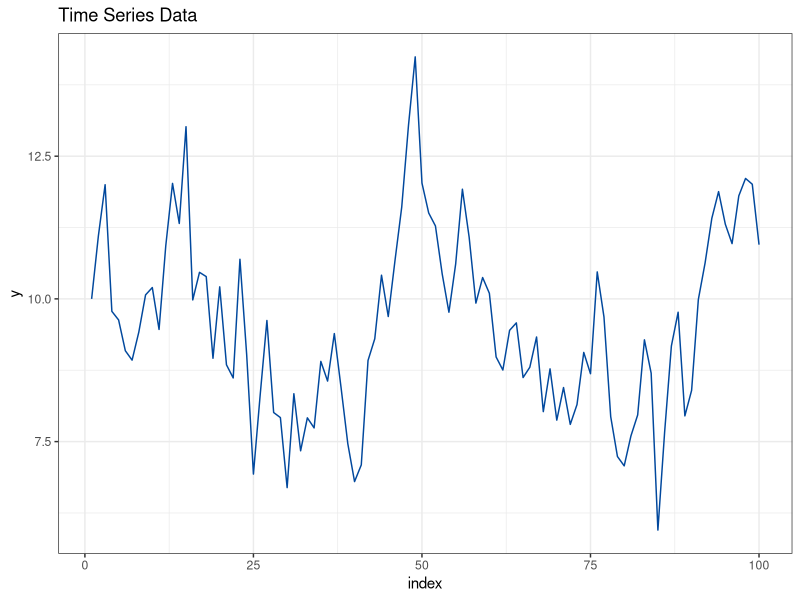
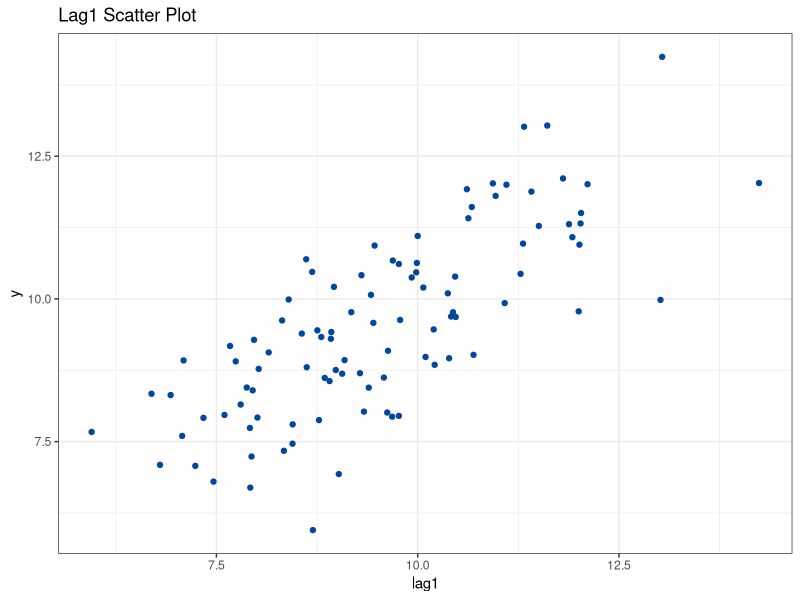
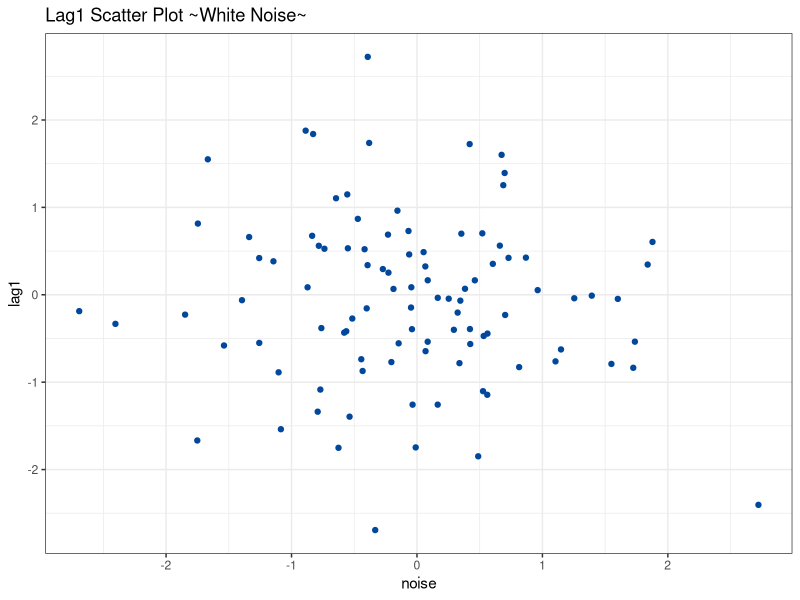
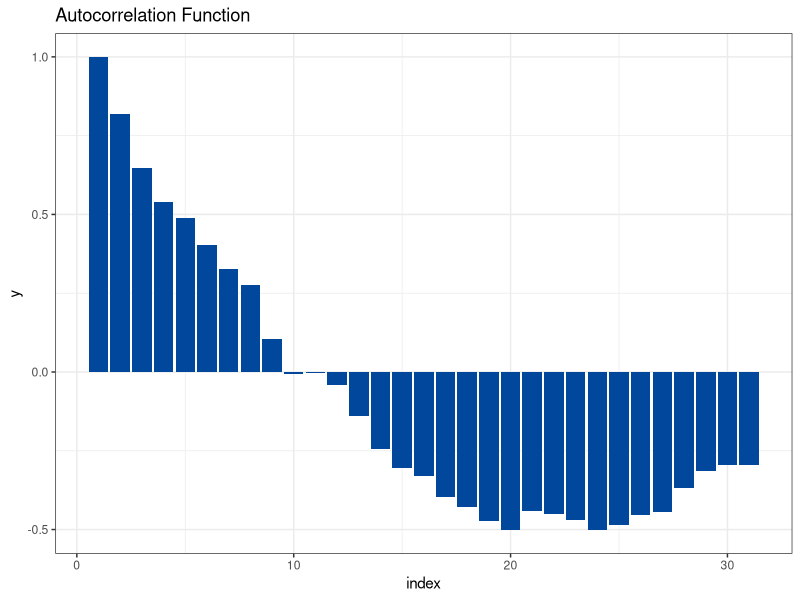
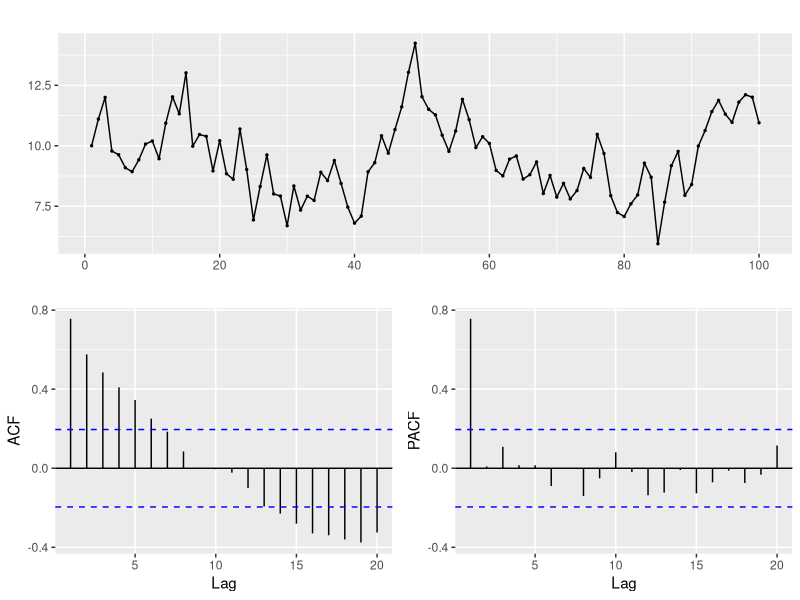

R code for these plots, in order:
## ---- chunk 1
knitr::opts_chunk$set(echo       = TRUE,
                      message    = FALSE,
                      warning    = FALSE,
                      #out.width  = 1280,
                      #out.height = 720,
                      # fig.dim = c(8, 6),
                      fig.align  = "center",
                      dev        = "ragg_png")
## ---- chunk 2
library(tidyverse)
set.seed(1989)

n <- 100
y <- vector(mode = "numeric", length = n)
y[1] <- 10
for (i in 2:length(y)) {
  y[i] <- 2 + 0.8*y[i - 1] + rnorm(1, mean = 0, sd = 1) 
}

df <- tibble::tibble(index = 1:n, y = y)

ggplot(data = df, aes(index, y)) + 
  geom_line(col = "#01489D") + 
  scale_y_continuous() +
  ggtitle("Time Series Data") + 
  theme_bw()
## ---- chunk 3
df2 <- df %>% 
  dplyr::mutate(lag1 = lag(y,1)) %>% 
  filter(!is.na(lag1))

ggplot(data = df2, aes(lag1, y)) + 
  geom_point(col = "#01489D") + 
  ggtitle("Lag1 Scatter Plot") + 
  theme_bw()
## ---- chunk 4
df3 <- 
  tibble::tibble(index = 1:n, noise = rnorm(n,0,1)) %>% 
  dplyr::mutate(lag1 = lag(noise,1)) %>% 
  filter(!is.na(lag1))

ggplot(data = df3, aes(noise, lag1)) + 
  geom_point(col = "#01489D") + 
  ggtitle("Lag1 Scatter Plot ~White Noise~") + 
  theme_bw()
## ---- chunk 5
list(cor(df2$y, df2$lag1), cor(df3$noise, df3$lag1))
## ---- chunk 6
lags <- function(data, variable, n=10){
  variable <- rlang::enquo(variable)
  
  indices <- seq_len(n)
  quosures <- purrr::map( indices, ~rlang::quo(lag(!!variable, !!.x)) ) %>% 
    purrr::set_names(sprintf("lag_%02d", indices))
  
  mutate(data, !!!quosures )
}

df4 <- df %>% 
  dplyr::select(-index) %>% 
  lags(y, 30) %>% 
  dplyr::filter(!is.na(lag_30)) %>% 
  cor() %>% 
  tibble::as_tibble() %>% 
  dplyr::select(y) %>% 
  mutate(index = row_number())

ggplot2::ggplot(df4, aes(index, y)) + 
  geom_bar(stat = "identity", fill = "#01489D") + 
  ggtitle("Autocorrelation Function") + 
  theme_bw()
## ---- chunk 7
# Autocorrelations of series ‘df$y’, by lag
# 
#      0      1      2      3      4      5      6      7      8      9     10 
#  1.000  0.756  0.575  0.484  0.409  0.345  0.251  0.185  0.085  0.001 -0.005 
#     11     12     13     14     15     16     17     18     19     20     21 
# -0.023 -0.099 -0.193 -0.230 -0.280 -0.330 -0.339 -0.360 -0.376 -0.325 -0.328 
#     22     23     24     25     26     27     28     29     30 
# -0.354 -0.373 -0.350 -0.338 -0.340 -0.299 -0.245 -0.216 -0.211 
## ---- chunk 8
library(forecast)
forecast::ggtsdisplay(df$y)
# acf(x = df$y, lag.max = 30, type = "partial", plot = FALSE)
# 
# Partial autocorrelations of series ‘df$y’, by lag
# 
#      1      2      3      4      5      6      7      8      9     10     11 
#  0.756  0.009  0.109  0.015  0.015 -0.090  0.000 -0.141 -0.051  0.081 -0.019 
#     12     13     14     15     16     17     18     19     20     21     22 
# -0.137 -0.123 -0.009 -0.127 -0.071 -0.012 -0.075 -0.033  0.115 -0.164 -0.123 
#     23     24     25     26     27     28     29     30 
# -0.067 -0.014 -0.127 -0.053  0.003 -0.012 -0.045 -0.124 
## ---- chunk 9
 Box.test(x = df$y, type = "Ljung-Box")

## ---- chunk 10
# n <- 100
# y <- vector(mode = "numeric", length = n)
# y[1] <- 10
# for (i in 2:length(y)) {
#   y[i] <- 2 + 0.8*y[i - 1] + rnorm(1, mean = 0, sd = 1) 
# }
## ---- chunk 11
ar(x = df$y, aic = FALSE, order.max = 1, method = "ols")

## ---- chunk 12
set.seed(1989)
n <- 10000
y <- vector(mode = "numeric", length = n)
y[1] <- 10
for (i in 2:length(y)) {
  y[i] <- 2 + 0.8*y[i - 1] + rnorm(1, mean = 0, sd = 1) 
}

df <- tibble::tibble(index = 1:n, y = y)

ar(x = df$y, aic = FALSE, order.max = 1, method = "ols")

## ---- chunk 13
df_wn <- tibble::tibble(index = 1:1000, y = rnorm(1000,0,1))
ar(x = df_wn$y, aic = TRUE, order.max = 1, method = "ols")
